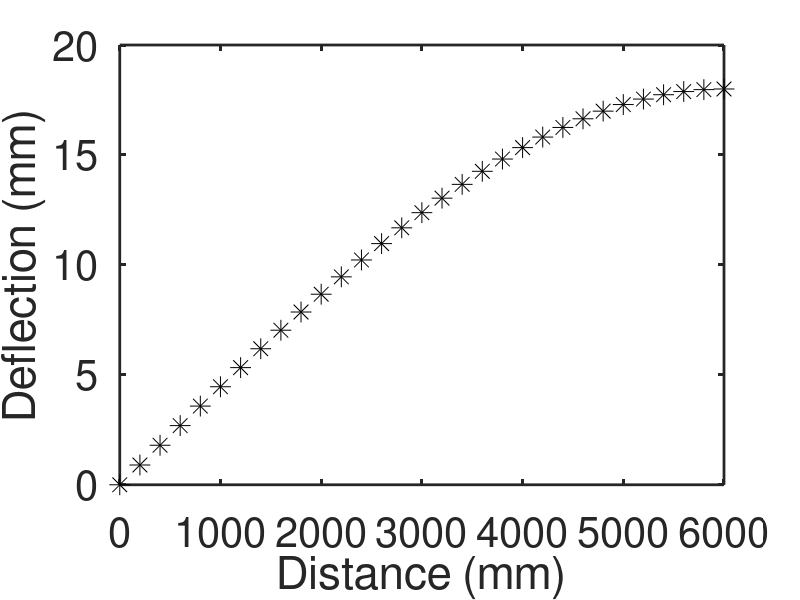

Source code (MATLAB):
%this M-file , CH01Mcode6.m, 
%plots variations of deflection for 
%simply-supported beam under point load
%this plot is for half of the beam
clc ; % clear screen
clear ; % clear memory
set(0,'defaultaxesfontsize',30);%fontsize
L=12000; % length in mm
I=5*(10^9);%moment of inertia (mm^4)
E=200000;%modulus of elasticity(N/mm^2)
F=500.*1000; % force (N) 
% calculations of deflection(mm)
x=0:200:6000;
delta= F.*x.*(3*L.^2 -4*x.^2)./(48*E*I);
% plotting 
plot(x,delta,'*k','markersize',15);
xlabel('Distance (mm)');
ylabel('Deflection (mm)');
ylim([0 20]);% limits of the y axis
set(gca,'linewidth',2.0);
% end of M - file
